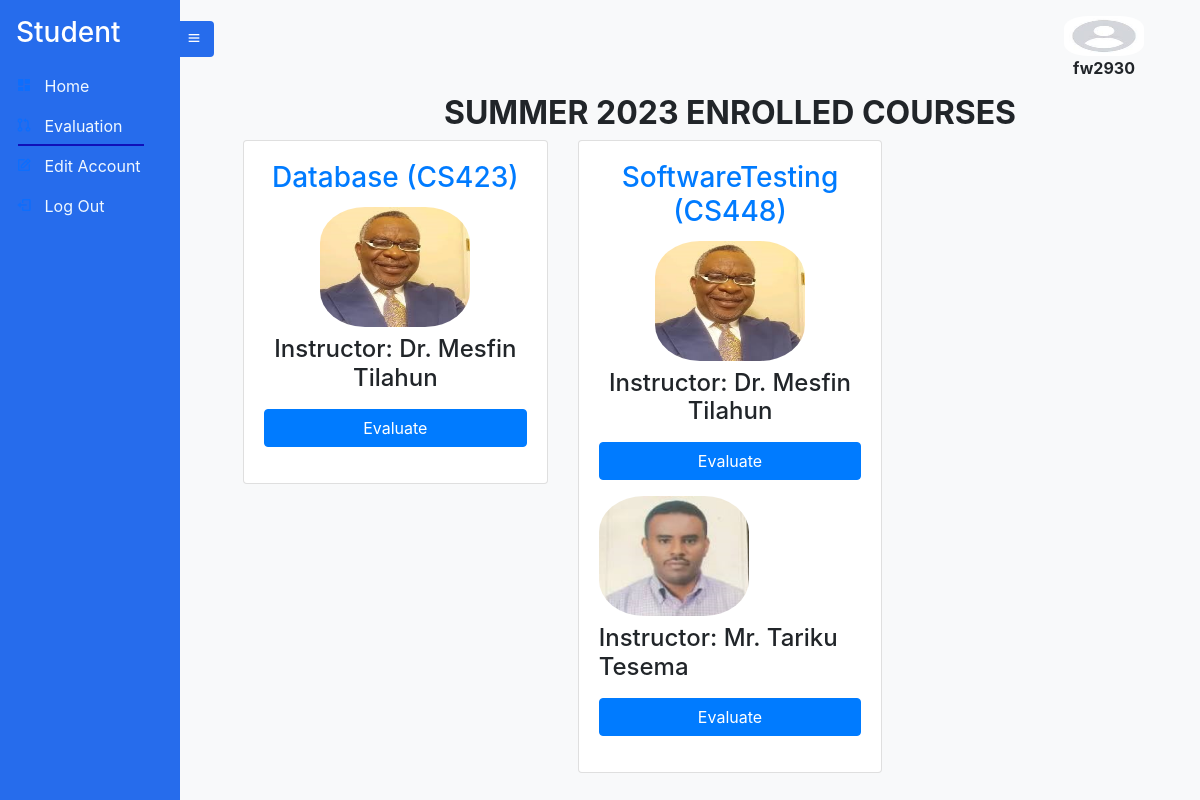
/evaluate (signed in), run on the app's committed database.
### Account/models.py (models this page shows)
class Account(AbstractUser):
    Role = models.CharField(max_length=25, null=True , choices=rolechoice ,  blank=True)
    email = models.EmailField(
        verbose_name='email address',
        max_length=255,
        unique=True,
    )

### Course/models.py (models this page shows, shortened)
class Term(models.Model):
    Term_id = models.UUIDField(default=uuid.uuid4, unique=True,
                          primary_key=True, editable=False)
    Season = models.CharField(max_length=10 , null=True ,  choices=seasonchoice , blank=True)
    current_year = datetime.now().year
    Year = models.IntegerField(
        default=current_year,
        validators=[
            MinValueValidator(current_year),
            MaxValueValidator(current_year + 1)
        ],
    )
    Courses_Given = models.ManyToManyField(Course)
    EvaluationDone = models.BooleanField(null=True , blank=True)

class Course(models.Model):
    Course_id =  models.CharField(max_length=20 , unique=True,primary_key=True)
    CourseName = models.CharField(max_length=20 , null=True , blank=True)
    CreditHour = models.IntegerField(null=True , blank=True)

### Instructor/models.py (models this page shows, shortened)
class Instructor(models.Model):
    Instructor_id =  models.CharField(max_length=20 , unique=True,primary_key=True)
    Account_id = models.OneToOneField(Account, on_delete=models.CASCADE, related_name='instructor')
    Title = models.CharField(max_length=10 , null=True ,  choices=titlechoice , blank=True)
    FirstName = models.CharField(max_length=20 , null=True , blank=True)
    LastName =  models.CharField(max_length=20 , null=True , blank=True)
    Sex = models.CharField(max_length=25, null=True , choices=genderchoice ,  blank=True)
    ProfilePic= models.FileField(null=True, blank=True, upload_to='profilepic/', default="profilepic/defaultprofile.jpeg")

### Student/views.py (the view)
# urls.py: path('evaluate' , student_evaluate_page , name='evaluate'),
def student_evaluate_page(request):
    term = Term.objects.last()
    student = Student.objects.get(Account_id=request.user)
    student_enrollments = StudentCourseEnrollment.objects.filter(student=student, term=term)
    student_evaluation_result = StudentEvaluationResult.objects.filter(Student_id = student)
    evaluated_courses_types = []
    evaluated_instructors = []
    course_instructors = []
    if student_evaluation_result:
        for student_evaluation in student_evaluation_result:
            evaluated_instructors.append(student_evaluation.Instructor_id.Instructor_id)
            evaluated_courses_types.append(student_evaluation.CourseType)
    courses_data = []
    for enrollment in student_enrollments:
        instructors_data = []
        for courseinstructors in CourseInstructor.objects.filter(Course = enrollment.course ):
            course_instructors.append(courseinstructors)
            instructor_info = {
                'name': f'{courseinstructors.Instructors.FirstName} {courseinstructors.Instructors.LastName}',
                'title': courseinstructors.Instructors.Title,
                'instructor_id':courseinstructors.Instructors.Instructor_id ,
                'profile_pic': courseinstructors.Instructors.ProfilePic.url if courseinstructors.Instructors.ProfilePic else None,
            }
            instructors_data.append(instructor_info)
        course_data = {
            'course_name': enrollment.course.CourseName,
            'course_id':enrollment.course.Course_id,
            'instructors': instructors_data,
            'evaluate_url': f'/evaluate/{enrollment.id}/',  # Replace with the actual URL for evaluation
        }
        courses_data.append(course_data)
    context = {
        'courses_data': courses_data,
        'term': term,
        'active_page':'evaluation',
        'student':student,
        'evaluated_courses_types':evaluated_courses_types,
        'course_instructors':course_instructors,
        'evaluated_instructors':evaluated_instructors,
    }
    return render(request, 'student/evaluate.html', context)

### templates/student/evaluate.html (shortened to what this page needs)
{% extends 'student/student.html' %}
{% block content %}
  <div class="container mt-4">
    <h2 class="text-center text-uppercase font-weight-bold">{{ term.Season }} {{ term.Year }} Enrolled Courses</h2>
    {% if courses_data %}
      <div class="row">
        {% for course in courses_data %}
          <div class="col-md-4 mb-4">
            <div class="card">
              <div class="card-body">
                <div class="text-center">
                <h3 class="card-title text-primary">{{ course.course_name }} ({{ course.course_id }})</h3>
                {% for instructor in course.instructors %}
                  {% if instructor.profile_pic %}
                  <img src="{{ instructor.profile_pic }}" alt="{{ instructor.name }} Profile Pic" class="img-fluid mb-2" style="height: 120px; width: 150px; border-radius: 30%;">
                  {% endif %}
                  <h4 class="mb-3">Instructor: {{ instructor.title }} {{ instructor.name }} </h4>
                  <div class="mb-3 d-md-flex">
                    {% if course.course_id in evaluated_courses   %}
                    <a href="#" class="btn btn-primary w-100 max-width-300 disabled">Evaluated</a>
                    {% else %}
                    <a href="{% url 'evaluate_course' student.Student_id course.course_id instructor.instructor_id %}" class="btn btn-primary w-100 max-width-300">Evaluate</a>
                    {% endif %}
                   </div>
                </div>
                  {% endfor %}
              </div>
            </div>
          </div>
        {% endfor %}
      </div>
    {% else %}
      <p class="text-muted text-center">No enrolled courses for the selected term.</p>
    {% endif %}
  </div>
{% endblock %}

### templates/student/student.html (shortened to what this page needs)
{% extends 'sidebarbase.html' %}
{% block content1 %}
  <div class="side-navbar active-nav d-flex justify-content-between flex-wrap flex-column" id="sidebar">
    <ul class="nav flex-column text-white w-100">
      <a href="#" class="nav-link h3 text-white my-2">
        Student
      </a>
      <li class="nav-link {% if active_page == 'home' %}active{% endif %}">
        <i class="bx bxs-dashboard"></i>
        <span class="mx-2"><a class="inner-anchor" href="{% url 'studenthomepage' %}"> Home</a></span>
      </li>
      <li class="nav-link {% if active_page == 'evaluation' %}active{% endif %}">
        <i class="bx bx-git-pull-request"></i>
        <span class="mx-2"><a class="inner-anchor" href="{% url 'evaluate' %}">Evaluation</a></span>
      </li>
      <li class="nav-link {% if active_page == 'editaccount' %}active{% endif %}">
        <i class="bx bx-edit"></i>
        <span class="mx-2"><a class="inner-anchor" href="{% url 'editpassword' %}"> Edit Account</a></span>
      </li>
      <li class="nav-link {% if active_page == 'logout' %}active{% endif %}">
        <i class="bx bx-log-out"></i>
        <span class="mx-2"><a class="inner-anchor" href="{% url 'logout' %}" > Log Out </a></span>
      </li>
    </ul>
  </div>
  <div class="p-2 active-cont my-container overflow-hidden">
    <nav class="navbar top-navbar navbar-light bg-light px-5">
      <a class="btn border-0" id="menu-btn"><i class="bx bx-menu"></i></a>
      <figure id="image" style="height: 30px; background-color: white">
        <img src="/static/images/profilePic/defaultprofile.jpeg" style="height: 40px; width: 80px; border-radius: 30%;">
        <figcaption style="text-align: center;"><b>{{user.username}}</b></figcaption>
      </figure>
    </nav>
    {% block content %}
    {% endblock %}
{% endblock %}

### static/styles/sidebar.css (style rules this page uses)
* { margin: 0; padding: 0; box-sizing: border-box; }
body { min-height: 100vh; background-color:#f8f9fa; }
.side-navbar { width: 180px; height: 100%; position: fixed; margin-left: -300px; background-color:rgb(38, 108, 236); transition: 0.5s; }
.active-nav { margin-left: 0; }
.active-cont { margin-left: 180px; }
#menu-btn { background-color:rgb(38, 108, 236); color: #fff; margin-left: -62px; }
#image { max-width: 300px; height: 80px; border-radius: 50%; top: 10px; right: 0px; }
.inner-anchor { color: aliceblue; text-decoration: black; }
.container { margin-left: 40px; }
.bg-light { background-color: rgb(38, 108, 236);; }
.nav-link.active { position: relative; }
.nav-link.active:after { content: ''; position: absolute; bottom: 0; left: 10%; width: 70%; height: 2px; background-color: rgb(16, 16, 185); }

### data on the page
Account: username "fw2930"
Term: Season "SUMMER", Year "2023"
Course: course_name "Database", course_id "CS423"
Instructor: title "Dr." "Dr."
Course: course_name "SoftwareTesting", course_id "CS448"
Instructor: title "Mr."

### other printed values
{{ instructor.name }} "Mesfin Tilahun" "Mesfin Tilahun" "Tariku Tesema"
